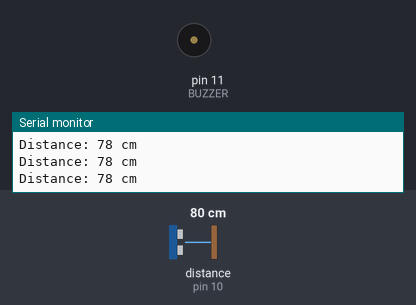
The sketch below on a simulated Arduino Uno, built with avr-gcc and run on an emulated ATmega328P. On the bench: buzzer (waves = sounding, pin HIGH), the last lines printed to the serial monitor. Wiring (inferred from the names in the program): ultrasonic range finder: trigger pin 9; echo pin 10. Inputs (shaded band) come from the test bench; at power-on: distance to the obstacle (sensor on pin 10) 80 cm. The echo pulse lasts 58.3 µs per cm; pins used as bus, display or sensor lines are not drawn.

Above: at 1.2 s.
1.3 s: distance to the obstacle (sensor on pin 10) set to 12 cm
2.8 s: distance to the obstacle (sensor on pin 10) set to 9 cm
At 4.0 s:
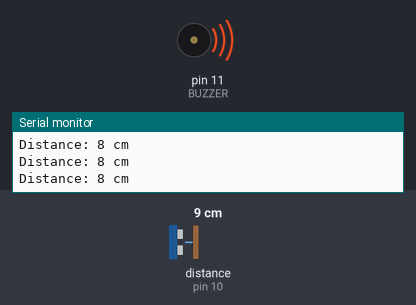
4.3 s: distance to the obstacle (sensor on pin 10) set to 18 cm
At 5.6 s:
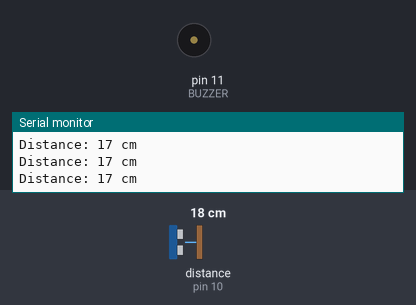
5.9 s: distance to the obstacle (sensor on pin 10) set to 2 cm
At 7.3 s:
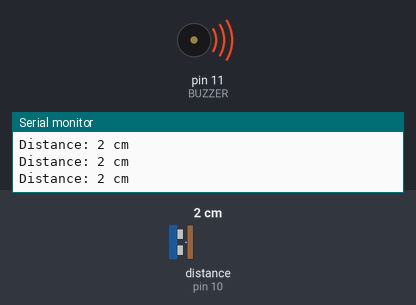
Timing chart, 0 to 8.5 s (numbered marks = the images above; inputs shaded):
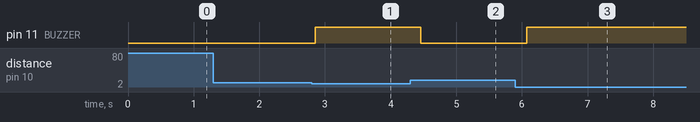

The sketch:

ultrasonic_object_detection.ino
```cpp
// C++ code
//
#define TRIG 9
#define ECHO 10
#define BUZZER 11

long duration;
int distance;

void setup() {
  pinMode(TRIG, OUTPUT);
  pinMode(ECHO, INPUT);
  pinMode(BUZZER, OUTPUT);
  Serial.begin(9600);
}

void loop() {
  // Send a pulse to trigger the sensor
  digitalWrite(TRIG, LOW);
  delayMicroseconds(2);
  digitalWrite(TRIG, HIGH);
  delayMicroseconds(10);
  digitalWrite(TRIG, LOW);

  // Read the echo pulse
  duration = pulseIn(ECHO, HIGH);

  // Calculate distance in cm
  distance = duration * 0.034 / 2;

  // Print distance
  Serial.print("Distance: ");
  Serial.print(distance);
  Serial.println(" cm");

  // Control buzzer based on distance
  if (distance < 10) {           // Very close
    digitalWrite(BUZZER, HIGH);  // Buzzer ON
  } else {
    digitalWrite(BUZZER, LOW);   // Buzzer OFF
  }

  delay(200);
}
```

Measured:
- the behaviour switches between 11 and 10 cm on distance to the obstacle (sensor on pin 10) (found by bisection; images 0 and 1)
- after the input at 2.8 s, pin 11 (BUZZER): LOW → HIGH after 0.05 s
- after the input at 4.3 s, pin 11 (BUZZER): HIGH → LOW after 0.16 s
- after the input at 5.9 s, pin 11 (BUZZER): LOW → HIGH after 0.17 s
